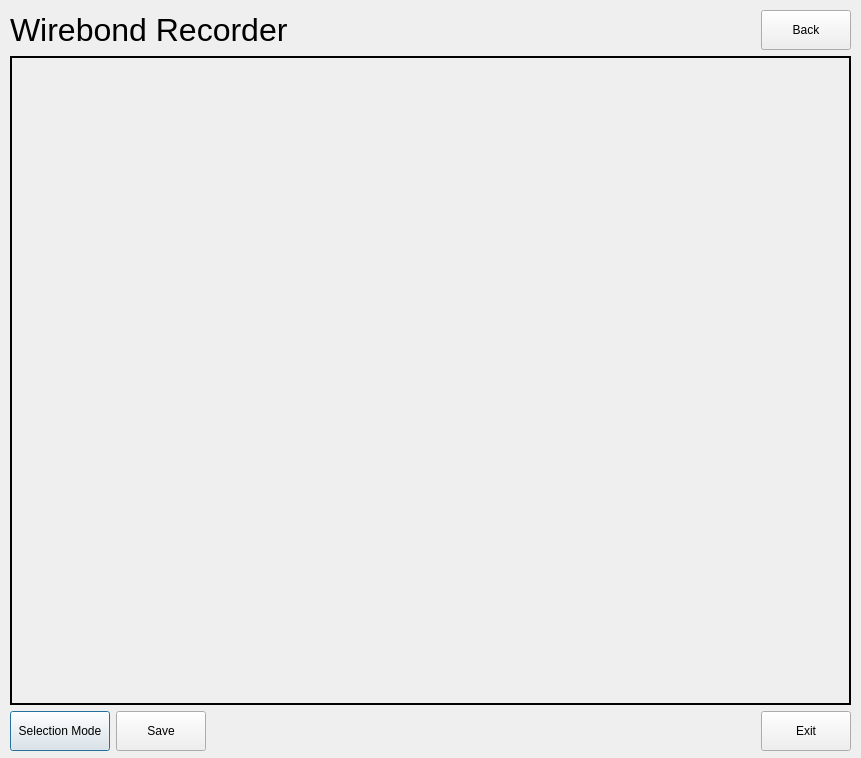
<?xml version="1.0" encoding="UTF-8"?>
<ui version="4.0">
 <class>WirebondRecorder</class>
 <widget class="QDialog" name="WirebondRecorder">
  <property name="geometry">
   <rect>
    <x>0</x>
    <y>0</y>
    <width>861</width>
    <height>758</height>
   </rect>
  </property>
  <property name="sizePolicy">
   <sizepolicy hsizetype="Preferred" vsizetype="Maximum">
    <horstretch>0</horstretch>
    <verstretch>0</verstretch>
   </sizepolicy>
  </property>
  <property name="windowTitle">
   <string>Wirebond Recorder</string>
  </property>
  <widget class="QWidget" name="gridLayoutWidget">
   <property name="geometry">
    <rect>
     <x>10</x>
     <y>10</y>
     <width>841</width>
     <height>741</height>
    </rect>
   </property>
   <layout class="QGridLayout" name="gridLayout">
    <property name="sizeConstraint">
     <enum>QLayout::SetNoConstraint</enum>
    </property>
    <item row="1" column="0">
     <widget class="QLabel" name="imgSelect">
      <property name="sizePolicy">
       <sizepolicy hsizetype="Expanding" vsizetype="Expanding">
        <horstretch>0</horstretch>
        <verstretch>0</verstretch>
       </sizepolicy>
      </property>
      <property name="autoFillBackground">
       <bool>false</bool>
      </property>
      <property name="styleSheet">
       <string notr="true">border: 2px solid black;</string>
      </property>
      <property name="frameShape">
       <enum>QFrame::Box</enum>
      </property>
      <property name="frameShadow">
       <enum>QFrame::Plain</enum>
      </property>
      <property name="text">
       <string/>
      </property>
     </widget>
    </item>
    <item row="2" column="0">
     <layout class="QHBoxLayout" name="horizontalLayout">
      <item>
       <widget class="QPushButton" name="btnChangeMode">
        <property name="sizePolicy">
         <sizepolicy hsizetype="Fixed" vsizetype="Minimum">
          <horstretch>0</horstretch>
          <verstretch>0</verstretch>
         </sizepolicy>
        </property>
        <property name="minimumSize">
         <size>
          <width>100</width>
          <height>40</height>
         </size>
        </property>
        <property name="maximumSize">
         <size>
          <width>100</width>
          <height>40</height>
         </size>
        </property>
        <property name="text">
         <string>Selection Mode</string>
        </property>
        <property name="iconSize">
         <size>
          <width>16</width>
          <height>16</height>
         </size>
        </property>
       </widget>
      </item>
      <item>
       <widget class="QPushButton" name="btnSave">
        <property name="sizePolicy">
         <sizepolicy hsizetype="Minimum" vsizetype="Minimum">
          <horstretch>0</horstretch>
          <verstretch>0</verstretch>
         </sizepolicy>
        </property>
        <property name="minimumSize">
         <size>
          <width>90</width>
          <height>40</height>
         </size>
        </property>
        <property name="maximumSize">
         <size>
          <width>90</width>
          <height>40</height>
         </size>
        </property>
        <property name="text">
         <string>Save</string>
        </property>
       </widget>
      </item>
      <item>
       <spacer name="horizontalSpacer_2">
        <property name="orientation">
         <enum>Qt::Horizontal</enum>
        </property>
        <property name="sizeHint" stdset="0">
         <size>
          <width>40</width>
          <height>20</height>
         </size>
        </property>
       </spacer>
      </item>
      <item>
       <widget class="QPushButton" name="qButton">
        <property name="sizePolicy">
         <sizepolicy hsizetype="Minimum" vsizetype="Minimum">
          <horstretch>0</horstretch>
          <verstretch>0</verstretch>
         </sizepolicy>
        </property>
        <property name="minimumSize">
         <size>
          <width>90</width>
          <height>40</height>
         </size>
        </property>
        <property name="maximumSize">
         <size>
          <width>90</width>
          <height>40</height>
         </size>
        </property>
        <property name="text">
         <string>Exit</string>
        </property>
       </widget>
      </item>
     </layout>
    </item>
    <item row="0" column="0">
     <layout class="QHBoxLayout" name="horizontalLayout_2">
      <item>
       <widget class="QLabel" name="label">
        <property name="sizePolicy">
         <sizepolicy hsizetype="Fixed" vsizetype="Fixed">
          <horstretch>0</horstretch>
          <verstretch>0</verstretch>
         </sizepolicy>
        </property>
        <property name="minimumSize">
         <size>
          <width>340</width>
          <height>40</height>
         </size>
        </property>
        <property name="maximumSize">
         <size>
          <width>340</width>
          <height>40</height>
         </size>
        </property>
        <property name="font">
         <font>
          <pointsize>24</pointsize>
         </font>
        </property>
        <property name="text">
         <string>Wirebond Recorder</string>
        </property>
       </widget>
      </item>
      <item>
       <spacer name="horizontalSpacer">
        <property name="orientation">
         <enum>Qt::Horizontal</enum>
        </property>
        <property name="sizeHint" stdset="0">
         <size>
          <width>40</width>
          <height>20</height>
         </size>
        </property>
       </spacer>
      </item>
      <item>
       <widget class="QPushButton" name="btnBack">
        <property name="sizePolicy">
         <sizepolicy hsizetype="Fixed" vsizetype="Fixed">
          <horstretch>0</horstretch>
          <verstretch>0</verstretch>
         </sizepolicy>
        </property>
        <property name="minimumSize">
         <size>
          <width>90</width>
          <height>40</height>
         </size>
        </property>
        <property name="maximumSize">
         <size>
          <width>90</width>
          <height>40</height>
         </size>
        </property>
        <property name="text">
         <string>Back</string>
        </property>
       </widget>
      </item>
     </layout>
    </item>
   </layout>
  </widget>
 </widget>
 <resources/>
 <connections/>
</ui>
